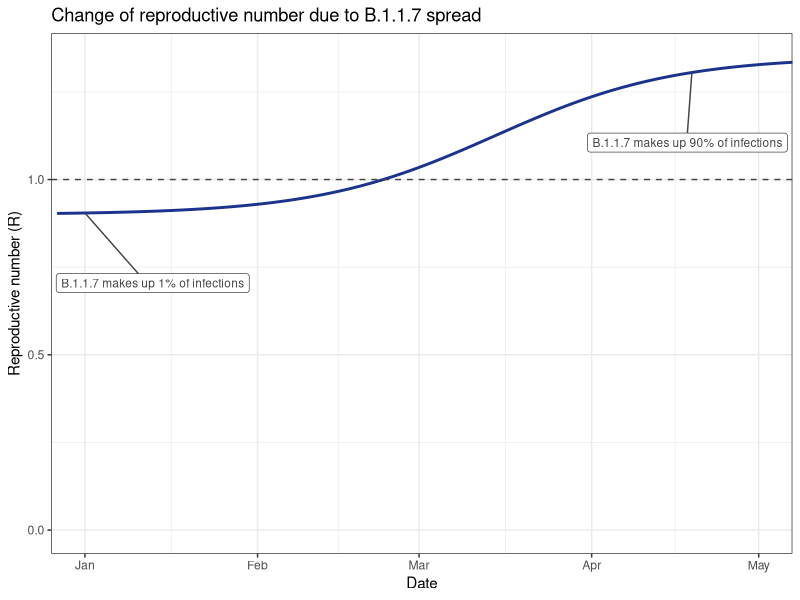
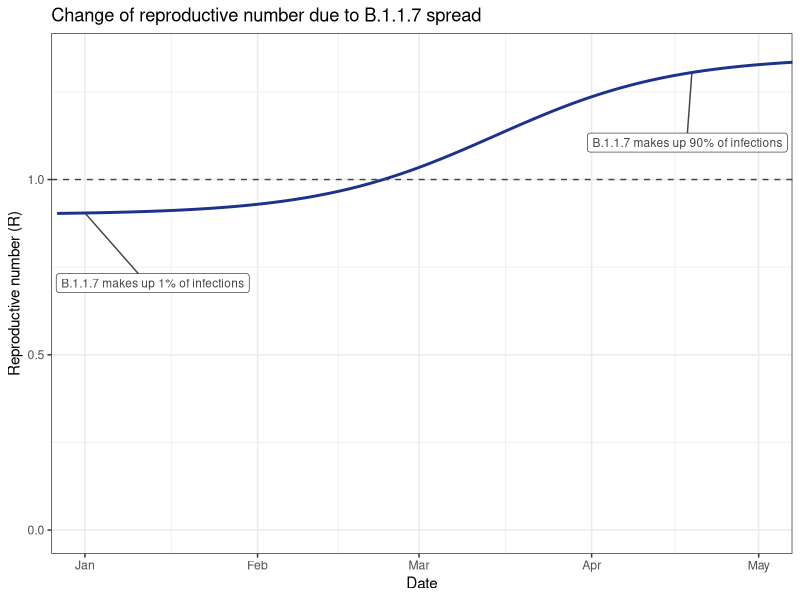

Reproduce these figures in R, in order.
## ---- chunk 1
library(tidyverse)
library(lubridate)
library(ggrepel)


r_old = 0.9
r_new =r_old*1.5

n_old = 99
n_new = 1

serial_interval = 6.5

data = tibble(day=-5:200)

data$n_old = n_old*r_old^(data$day/serial_interval)
data$n_new = n_new*r_new^(data$day/serial_interval)

data$ratio_new = data$n_new/(data$n_new+data$n_old)
data$r = r_new*data$ratio_new + r_old*(1-data$ratio_new)
data$date = ymd("2020-01-01") + data$day

data$label = NA

data$label[6]="B.1.1.7 makes up 1% of infections"
data$label[115]="B.1.1.7 makes up 90% of infections"

ggplot(data,aes(x=date,y=r,label=label))+geom_line(color="#1c338e",size=1)+theme_bw()+labs(y="Reproductive number (R)",x="Date",title="Change of reproductive number due to B.1.1.7 spread")+coord_cartesian(ylim=c(0,NA),xlim=c(ymd("2020-01-01"),ymd("2020-05-01")))+ geom_hline(yintercept=1,linetype=2,color="#444444")+geom_label_repel(nudge_x =3,nudge_y =-0.2,color="#444444",size=3)
ggsave("change_in_r.png",width=6.4,height=3.5)
View(data)
